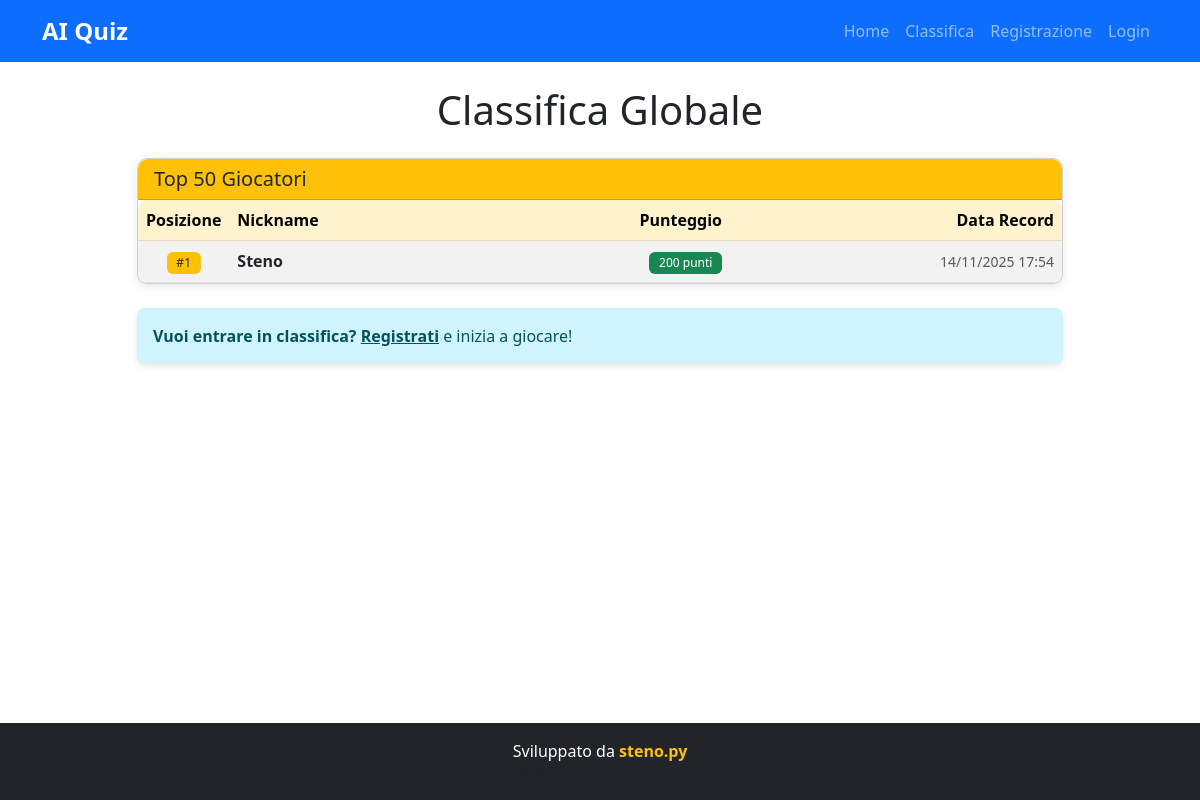
The app's page /leaderboard with its own data.
### app/models.py (models this page shows, shortened)
class User(UserMixin, db.Model):
    __tablename__ = 'users'
    id = db.Column(db.Integer, primary_key=True)
    login = db.Column(db.String(80), unique=True, nullable=False, index=True)
    nickname = db.Column(db.String(80), unique=True, nullable=False, index=True)
    password_hash = db.Column(db.String(255), nullable=False)
    total_score = db.Column(db.Integer, default=0, nullable=False)
    record_date = db.Column(db.DateTime, default=datetime.utcnow, nullable=True)
    created_at = db.Column(db.DateTime, default=datetime.utcnow, nullable=False)
    answers = db.relationship('UserAnswer', backref='user', lazy='dynamic', cascade='all, delete-orphan')

### app/main/routes.py (the view)
@main_bp.route('/leaderboard')
def leaderboard():
    top_users = User.query.order_by(User.total_score.desc()).limit(50).all()
    return render_template('leaderboard.html', users=top_users)

### templates/leaderboard.html (shortened to what this page needs)
{% extends "base.html" %}
{% block content %}
<div class="row">
    <div class="col-lg-10 mx-auto">
        <h1 class="text-center mb-4">Classifica Globale</h1>
        {% if users %}
            <div class="card">
                <div class="card-header bg-warning">
                    <h5 class="mb-0">Top 50 Giocatori</h5>
                </div>
                <div class="card-body p-0">
                    <div class="table-responsive">
                        <table class="table table-striped table-hover mb-0">
                            <thead class="table-warning">
                                <tr>
                                    <th class="text-center" style="width: 80px;">Posizione</th>
                                    <th>Nickname</th>
                                    <th class="text-end">Punteggio</th>
                                    <th class="text-end">Data Record</th>
                                </tr>
                            </thead>
                            <tbody>
                                {% for user in users %}
                                    <tr {% if current_user.is_authenticated and user.id == current_user.id %}class="table-primary"{% endif %}>
                                        <td class="text-center">
                                            <strong>
                                                {% if loop.index <= 3 %}
                                                    <span class="badge bg-warning text-dark">#{{ loop.index }}</span>
                                                {% else %}
                                                    {{ loop.index }}
                                                {% endif %}
                                            </strong>
                                        </td>
                                        <td>
                                            <strong>{{ user.nickname }}</strong>
                                        </td>
                                        <td class="text-end">
                                            <span class="badge bg-success">{{ user.total_score }} punti</span>
                                        </td>
                                        <td class="text-end text-muted">
                                            {% if user.record_date %}
                                                <small>{{ user.record_date.strftime('%d/%m/%Y %H:%M') }}</small>
                                            {% else %}
                                                <small class="text-muted">-</small>
                                            {% endif %}
                                        </td>
                                    </tr>
                                {% endfor %}
                            </tbody>
                        </table>
                    </div>
                </div>
            </div>
            {% if not current_user.is_authenticated %}
                <div class="alert alert-info mt-4">
                    <strong>Vuoi entrare in classifica?</strong>
                    <a href="{{ url_for('auth.register') }}" class="alert-link">Registrati</a>
                    e inizia a giocare!
                </div>
            {% endif %}
        {% endif %}
    </div>
</div>
{% endblock %}

### static/css/style.css (style rules this page uses)
:root { --primary-color: #0d6efd; --success-color: #198754; --warning-color: #ffc107; --danger-color: #dc3545; --info-color: #0dcaf0; }
body { min-height: 100vh; display: flex; flex-direction: column; }
.card { border-radius: 10px; box-shadow: 0 2px 8px rgba(0, 0, 0, 0.1); transition: transform 0.2s ease-in-out; }
.card-header { border-radius: 10px 10px 0 0 !important; }
.table { border-radius: 8px; overflow: hidden; }
.table thead { font-weight: 600; }
.table-responsive { border-radius: 8px; }
.alert { border-radius: 8px; border: none; box-shadow: 0 2px 6px rgba(0, 0, 0, 0.1); }
.badge { padding: 0.4em 0.8em; font-weight: 500; }
.alert { animation: slideInDown 0.4s ease-out; }

### records on screen
User: nickname "Steno", total_score "200", record_date "14/11/2025 17:54"
